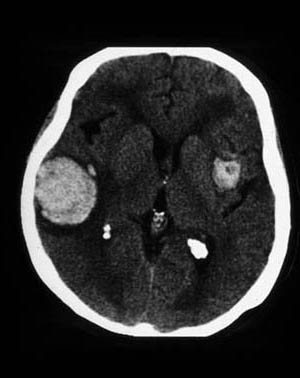
#> input picture Single_Image_Variations/brain.jpg, 300 x 378 px
$ python edge_enhancer.py
#> lines starting #> are read from the running program, lines starting #| are printed output that depends on the picture
import PIL
from PIL import Image, ImageStat, ImageFilter

im = Image.open('brain.jpg')
#> im is the input picture: PIL image 300x378 L; min 0, max 255, mean 47.1
im1 = im.filter(ImageFilter.UnsharpMask(radius=1))
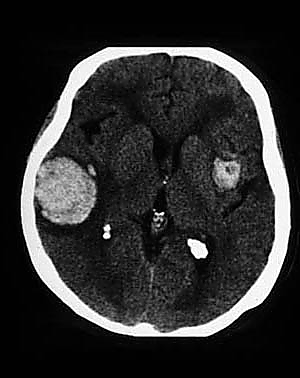
#> im1: PIL image 300x378 L; min 0, max 255, mean 47.3
im1.save('brain_enhanced_1.jpg')

im2 = im1.filter(ImageFilter.UnsharpMask(radius=1))
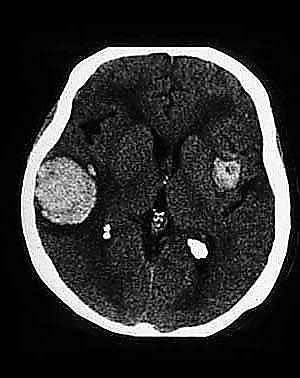
#> im2: PIL image 300x378 L; min 0, max 255, mean 48.1
im2.save('brain_enhanced_2.jpg')

im3 = im2.filter(ImageFilter.UnsharpMask(radius=1))
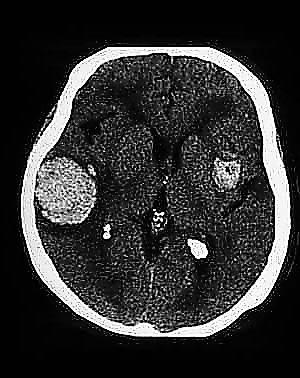
#> im3: PIL image 300x378 L; min 0, max 255, mean 50.4
im3.save('brain_enhanced_3.jpg')

im4 = im3.filter(ImageFilter.UnsharpMask(radius=1))
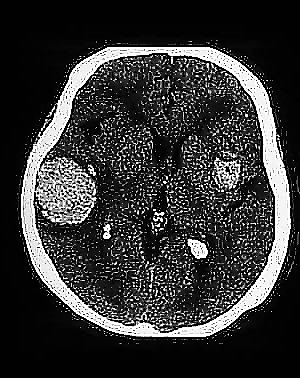
#> im4: PIL image 300x378 L; min 0, max 255, mean 53.7
im4.save('brain_enhanced_4.jpg')
